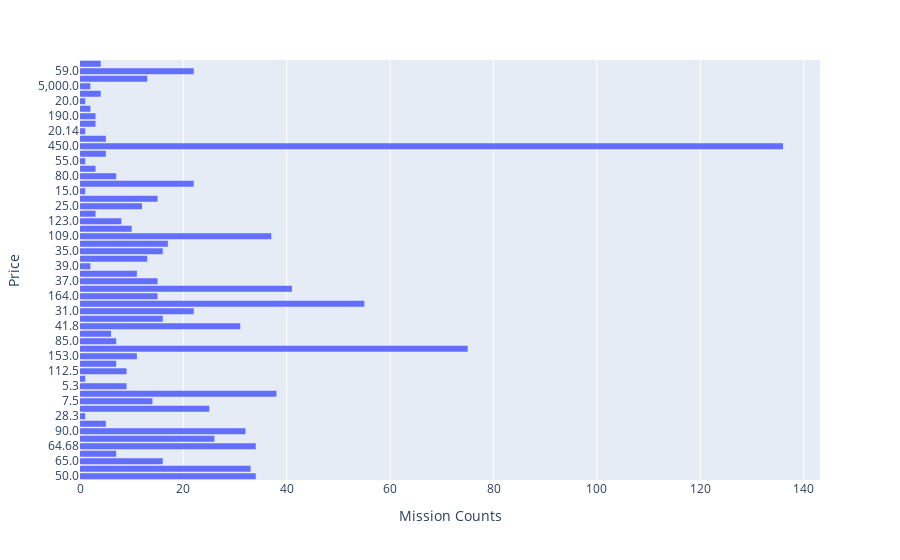

Notebook code for this chart:
### Markdown cell above
# How Expensive are the Launches? 

Create a histogram and visualise the distribution. The price column is given in USD millions (careful of missing values).

### Code cell
fig = px.histogram(df_data, y="Price")

fig.update_layout(
    xaxis_title="Mission Counts"
)

fig.show()

### Figure 1 — Plotly figure (JSON) as saved in the notebook; plotly's stock layout.template omitted (floating-point values rounded to 4 significant figures; data arrays with more than 128 entries replaced by an {"elided": "..."} marker saying what was removed)
{"data": [{"alignmentgroup": "True", "bingroup": "y", "hovertemplate": "count=%{x}<br>Price=%{y}<extra></extra>", "legendgroup": "", "marker": {"color": "#636efa", "pattern": {"shape": ""}}, "name": "", "offsetgroup": "", "orientation": "h", "showlegend": false, "type": "histogram", "xaxis": "x", "y": {"elided": "964 str values"}, "yaxis": "y"}], "layout": {"barmode": "relative", "legend": {"tracegroupgap": 0}, "margin": {"t": 60}, "xaxis": {"anchor": "y", "domain": [0, 1], "title": {"text": "Mission Counts"}}, "yaxis": {"anchor": "x", "domain": [0, 1], "title": {"text": "Price"}}}}
